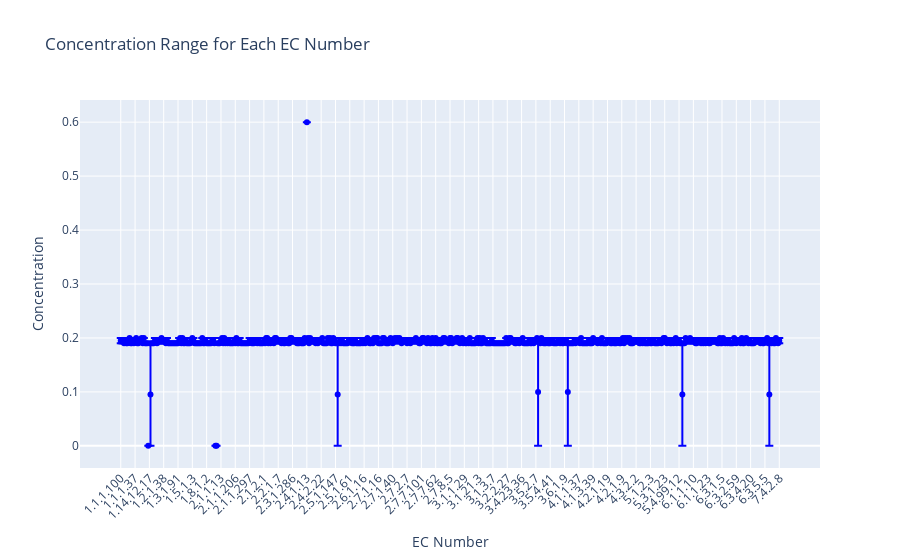

Notebook code for this chart:
### Code cell
import pandas as pd
import plotly.graph_objects as go

df = coec.copy()

# Calculate the range of concentrations for each EC number
ec_range = df.groupby('ec')['CoCl2'].agg(['min', 'max']).reset_index()
ec_range.columns = ['EC Number', 'Min Concentration', 'Max Concentration']

# Create an interactive plot with Plotly
fig = go.Figure()

# Add error bars
fig.add_trace(go.Scatter(
    x=ec_range['EC Number'],
    y=(ec_range['Max Concentration'] + ec_range['Min Concentration']) / 2,  # Mean concentration for y-axis
    error_y=dict(
        type='data',
        symmetric=False,
        array=(ec_range['Max Concentration'] - ec_range['Min Concentration']) / 2,
        arrayminus=(ec_range['Max Concentration'] - ec_range['Min Concentration']) / 2
    ),
    mode='markers',
    marker=dict(color='blue'),
    text=ec_range['EC Number'],  # Hover text
    hoverinfo='text',  # Show hover text
    name='Concentration Range'
))

# Update layout
fig.update_layout(
    title='Concentration Range for Each EC Number',
    xaxis_title='EC Number',
    yaxis_title='Concentration',
    xaxis_tickangle=-45
)

# Show interactive plot
fig.show()

### Figure 1 — Plotly figure (JSON) as saved in the notebook; plotly's stock layout.template omitted (floating-point values rounded to 4 significant figures; data arrays with more than 128 entries replaced by an {"elided": "..."} marker saying what was removed)
{"data": [{"error_y": {"array": {"elided": "599 float values"}, "arrayminus": {"elided": "599 float values"}, "symmetric": false, "type": "data"}, "hoverinfo": "text", "marker": {"color": "blue"}, "mode": "markers", "name": "Concentration Range", "text": {"elided": "599 str values"}, "type": "scatter", "x": {"elided": "599 str values"}, "y": {"elided": "599 float values"}}], "layout": {"title": {"text": "Concentration Range for Each EC Number"}, "xaxis": {"tickangle": -45, "title": {"text": "EC Number"}}, "yaxis": {"title": {"text": "Concentration"}}}}
